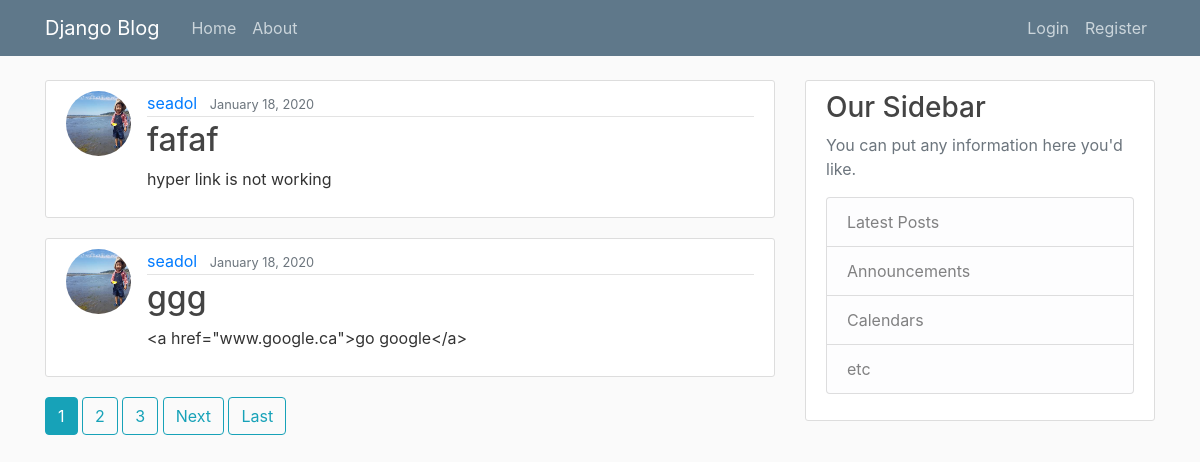
The page / on the database its author committed.
### blog/models.py (models this page shows, shortened)
class Post(models.Model):
    title = models.CharField(max_length=100)
    content = models.TextField()
    date_posted = models.DateTimeField(default=timezone.now)
    author = models.ForeignKey(User, on_delete=models.CASCADE)

### users/models.py (models this page shows, shortened)
class Profile(models.Model):
    user = models.OneToOneField(User, on_delete=models.CASCADE)
    image = models.ImageField(default='default.jpg', upload_to='profile_pics')

### blog/views.py (the view)
class PostListView(ListView):
    model = Post
    template_name = 'blog/home.html'   # <app>/<model>_<viewtype>.html
    context_object_name = 'posts'
    ordering = ['-date_posted']
    paginate_by = 2

### blog/templates/blog/home.html (shortened to what this page needs)
{% extends "blog/base.html" %}
{% block content %}
    {% for post in posts %}
    <article class="media content-section">
            <img class="rounded-circle article-img" src="{{ post.author.profile.image.url }}" alt="profile img">
            <div class="media-body">
              <div class="article-metadata">
                <a class="mr-2" href="#">{{ post.author }}</a>
                <small class="text-muted">{{ post.date_posted|date:"F d, Y" }}</small>
              </div>
              <h2><a class="article-title" href="{% url 'post-detail' post.id %}">{{ post.title }}</a></h2>
              <p class="article-content">{{ post.content }}</p>
            </div>
    </article>
    {% endfor %}
    {% if is_paginated %}
      {% for num in page_obj.paginator.page_range %}
        {% if page_obj.number == num %}
            <a class="btn btn-info mb-4" href="?page={{ num }}">{{ num }}</a>
          {% elif num > page_obj.number|add:'-3' and num < page_obj.number|add:'3'%}
            <a class="btn btn-outline-info mb-4" href="?page={{ num }}">{{ num }}</a>
        {% endif %}
      {% endfor %}
        {% if page_obj.has_next %}
          <a class="btn btn-outline-info mb-4" href="?page={{ page_obj.next_page_number }}">Next</a>
          <a class="btn btn-outline-info mb-4" href="?page={{ page_obj.paginator.num_pages }}">Last</a>
        {% endif %}
    {% endif%}
{% endblock content %}

### blog/static/blog/main.css (style rules this page uses)
body { background: #fafafa; color: #333333; margin-top: 5rem; }
h1, h2, h3, h4, h5, h6 { color: #444444; }
.content-section { background: #ffffff; padding: 10px 20px; border: 1px solid #dddddd; border-radius: 3px; margin-bottom: 20px; }
.article-title { color: #444444; }
.article-content { white-space: pre-line; }
.article-img { height: 65px; width: 65px; margin-right: 16px; }
.article-metadata { padding-bottom: 1px; margin-bottom: 4px; border-bottom: 1px solid #e3e3e3 }

### rows shown on the page
Post: author.profile.image (placeholder picture), author "seadol", date_posted "January 18, 2020", title "fafaf", content "hyper link is not working"
Post: author.profile.image (placeholder picture), author "seadol", date_posted "January 18, 2020", title "ggg", content "<a href=\"www.google.ca\">go google</a>"

### other values the page prints
{{ num }} "1"
{{ num }} "2" "3"
